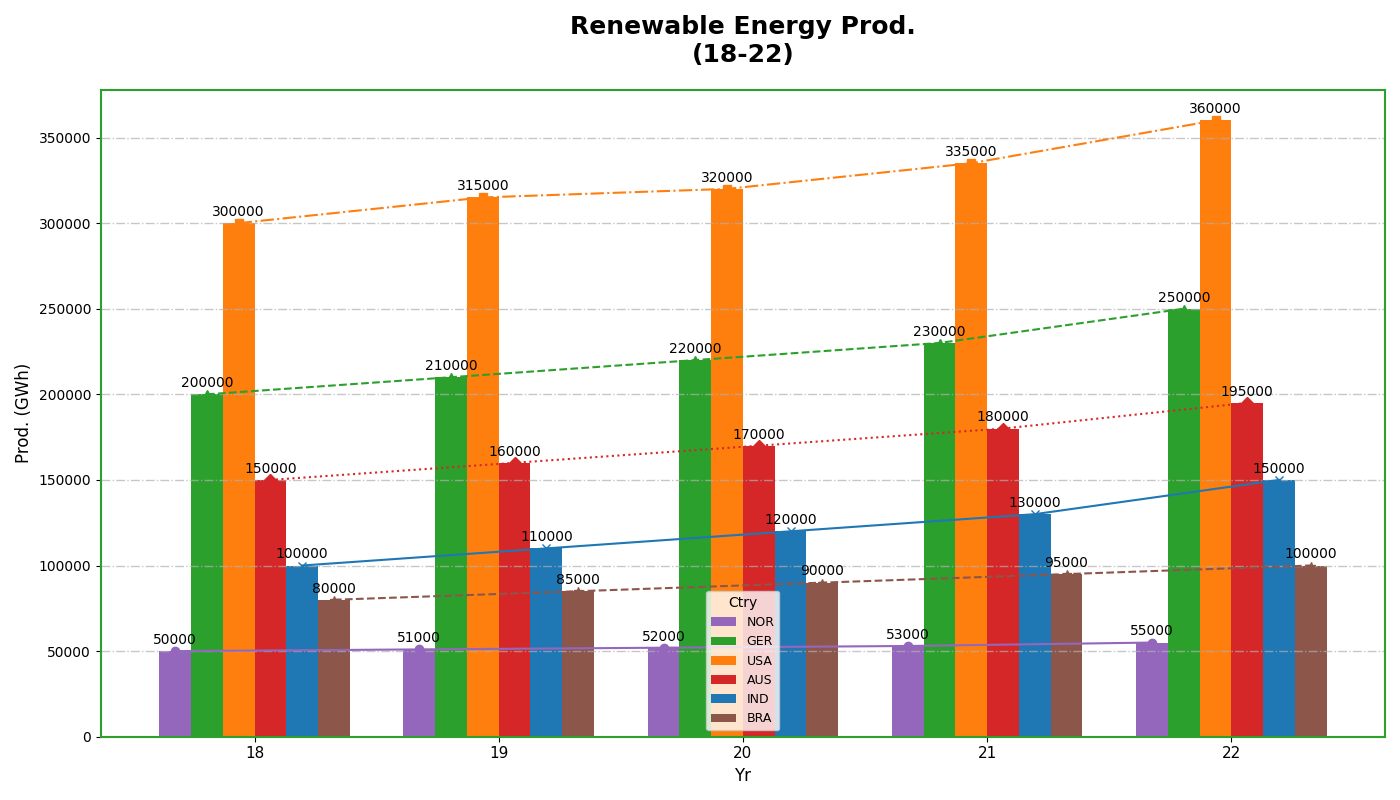

Write the Python code that produced this figure.
import matplotlib.pyplot as plt
import numpy as np

# Define countries and years
countries = ['NOR', 'GER', 'USA', 'AUS', 'IND', 'BRA']
years = ['18', '19', '20', '21', '22']

# Renewable energy production in Gigawatt-hours (GWh)
norway_production = [50000, 51000, 52000, 53000, 55000]
germany_production = [200000, 210000, 220000, 230000, 250000]
usa_production = [300000, 315000, 320000, 335000, 360000]
australia_production = [150000, 160000, 170000, 180000, 195000]
india_production = [100000, 110000, 120000, 130000, 150000]
brazil_production = [80000, 85000, 90000, 95000, 100000]

# Aggregate data for plotting
data = [norway_production, germany_production, usa_production, australia_production, india_production, brazil_production]

# Set up the figure and axis
fig, ax = plt.subplots(figsize=(14, 8))

# Plotting details
width = 0.13
x = np.arange(len(years))

# Pre-defined colors
colors = ['#9467bd', '#2ca02c', '#ff7f0e', '#d62728', '#1f77b4', '#8c564b']

# Plot each country's data as a separate set of bars
for i, (country_data, color) in enumerate(zip(data, colors)):
    rects = ax.bar(x + i * width, country_data, width, label=countries[i], color=color)
    for rect in rects:
        height = rect.get_height()
        ax.annotate(f'{height}', xy=(rect.get_x() + rect.get_width() / 2, height),
                    xytext=(0, 3), textcoords="offset points", ha='center', va='bottom', fontsize=10, color='black')

# Customizing the plot
ax.set_xlabel('Yr', fontsize=12)
ax.set_ylabel('Prod. (GWh)', fontsize=12)
ax.set_title('Renewable Energy Prod.\n(18-22)', fontsize=18, fontweight='bold', pad=20)
ax.set_xticks(x + width * 2.5)
ax.set_xticklabels(years, fontsize=11)

# Legend configuration
ax.legend(title="Ctry", fontsize=9, loc='lower center')

# Grid and spines design
ax.yaxis.grid(True, linestyle='-.', linewidth=1.0, alpha=0.7)
for spine in ax.spines.values():
    spine.set_edgecolor('#2ca02c')
    spine.set_linewidth(1.5)

# Plot lines with markers
markers = ['o', '^', 's', 'D', 'x', '*']
linestyles = ['-', '--', '-.', ':']

for i, (country_data, marker) in enumerate(zip(data, markers)):
    ax.plot(x + i * width, country_data, marker=marker, linestyle=linestyles[i % len(linestyles)], color=colors[i])

plt.tight_layout()
plt.show()
